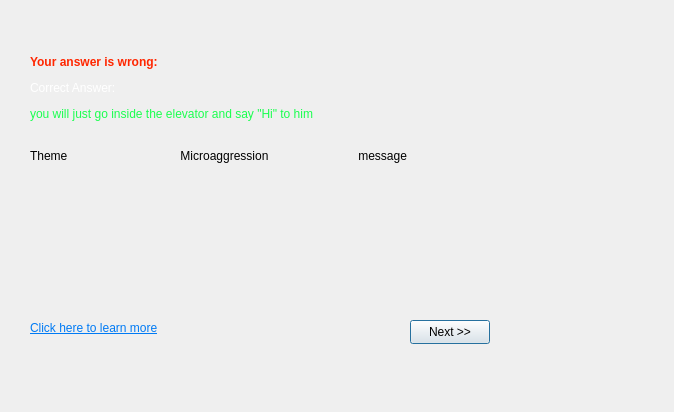
<?xml version="1.0" encoding="UTF-8"?>
<ui version="4.0">
 <class>question6correctans</class>
 <widget class="QDialog" name="question6correctans">
  <property name="geometry">
   <rect>
    <x>0</x>
    <y>0</y>
    <width>674</width>
    <height>412</height>
   </rect>
  </property>
  <property name="windowTitle">
   <string>Answer of Question 6</string>
  </property>
  <widget class="QPushButton" name="pushButton">
   <property name="geometry">
    <rect>
     <x>410</x>
     <y>320</y>
     <width>80</width>
     <height>24</height>
    </rect>
   </property>
   <property name="text">
    <string>Next &gt;&gt;</string>
   </property>
  </widget>
  <widget class="QLabel" name="label_2">
   <property name="geometry">
    <rect>
     <x>30</x>
     <y>50</y>
     <width>341</width>
     <height>91</height>
    </rect>
   </property>
   <property name="text">
    <string>&lt;html&gt;&lt;head/&gt;&lt;body&gt;&lt;p&gt;&lt;span style=&quot; font-weight:700; color:#ff2600;&quot;&gt;Your answer is wrong:&lt;/span&gt;&lt;/p&gt;&lt;p&gt;&lt;span style=&quot; color:#ffffff;&quot;&gt;Correct Answer: &lt;/span&gt;&lt;/p&gt;&lt;p&gt;&lt;span style=&quot; color:#1aff4f;&quot;&gt;you will just go inside the elevator and say &amp;quot;Hi&amp;quot; to him&lt;/span&gt;&lt;br/&gt;&lt;/p&gt;&lt;/body&gt;&lt;/html&gt;</string>
   </property>
  </widget>
  <widget class="QLabel" name="label_3">
   <property name="geometry">
    <rect>
     <x>30</x>
     <y>140</y>
     <width>451</width>
     <height>31</height>
    </rect>
   </property>
   <property name="text">
    <string>Theme                                  Microaggression                           message</string>
   </property>
  </widget>
  <widget class="QLabel" name="label_4">
   <property name="geometry">
    <rect>
     <x>20</x>
     <y>180</y>
     <width>471</width>
     <height>121</height>
    </rect>
   </property>
   <property name="styleSheet">
    <string notr="true">border-image: url(:/qimage/img/question6ref.png);</string>
   </property>
   <property name="text">
    <string/>
   </property>
  </widget>
  <widget class="QLabel" name="label_5">
   <property name="geometry">
    <rect>
     <x>30</x>
     <y>320</y>
     <width>161</width>
     <height>16</height>
    </rect>
   </property>
   <property name="text">
    <string>&lt;html&gt;&lt;head/&gt;&lt;body&gt;&lt;p&gt;&lt;a href=&quot;https://sph.umn.edu/site/docs/hewg/microaggressions.pdf&quot;&gt;&lt;span style=&quot; text-decoration: underline; color:#007af4;&quot;&gt;Click here to learn more&lt;/span&gt;&lt;/a&gt;&lt;/p&gt;&lt;/body&gt;&lt;/html&gt;</string>
   </property>
  </widget>
 </widget>
 <resources/>
 <connections/>
</ui>
